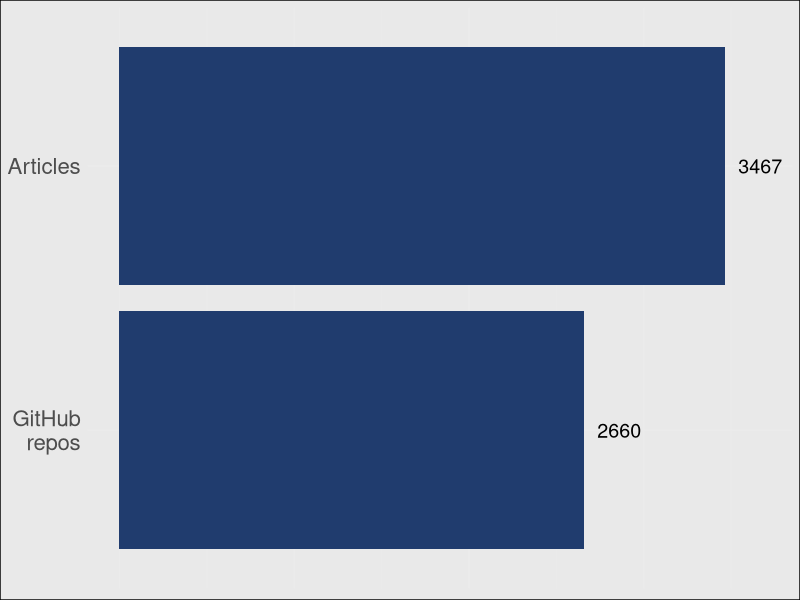
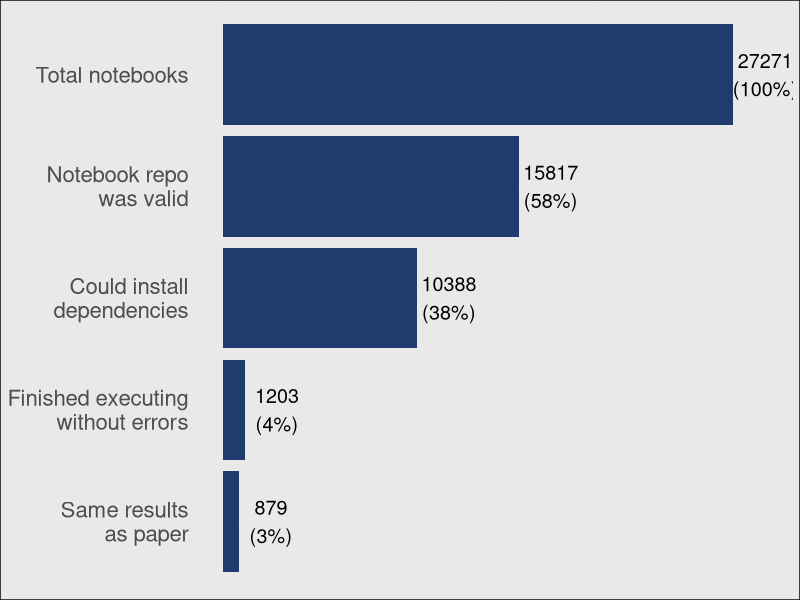

Write R code to recreate these figures, in order.
## ---- chunk 1
#| echo: false
#| fig-height: 6
library(tidyverse)
theme_set(
  theme_minimal() + 
    theme(
      plot.background = element_rect(fill = "#E9E9E9"),
      axis.title = element_blank(),
      axis.text.y = element_text(size = 16),
      axis.text.x = element_blank(),
      axis.ticks = element_blank(),
      axis.line = element_blank()
    )
)

search <- tribble(
  ~item, ~description, ~value, ~order,
  "Articles", "Found among all articles", 3467, 1,
  "GitHub\nrepos", "Those with a GitHub link and at least one notebook", 2660, 2
) |> 
  mutate(
    item = fct_rev(fct_reorder(item, order))
  )

ggplot(search, aes(y = item, x = value, label = value)) +
  geom_col(fill = "#203C6E") +
  geom_text(nudge_x = 200, size = 5)
## ---- chunk 2
#| echo: false
#| fig-height: 6
repro_results <- tribble(
  ~item, ~description, ~value, ~order,
  "Total notebooks", "Total notebook files found in all the repositories", 27271, 1,
  "Notebook repo\nwas valid", "File names were correct, dependency information was available, no local modules were needed.", 15817, 2,
  "Could install\ndependencies", "Could install dependencies without errors.", 10388, 3,
  "Finished executing\nwithout errors", "Could run without any errors.", 1203, 4,
  "Same results\nas paper", "When the results of the paper matched what the execution results output.", 879, 5
) |> 
  mutate(
    percent = str_c(value, "\n(", round(value / max(value) * 100), "%)"),
    item = fct_rev(fct_reorder(item, order))
  )

ggplot(repro_results, aes(y = item, x = value, label = percent)) +
  geom_col(fill = "#203C6E") +
  geom_text(nudge_x = 1700, size = 5)
